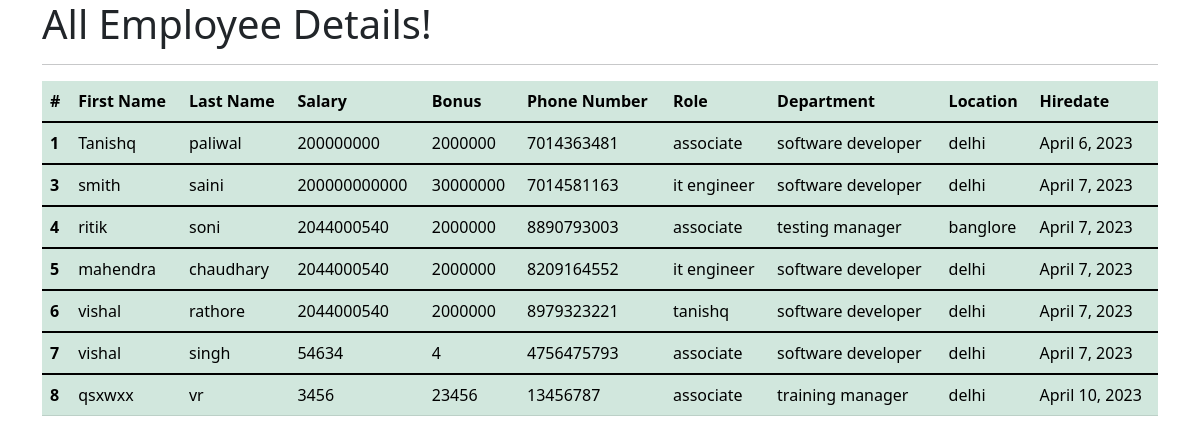
The app's page /all_emp with its own data.
### emp_id/models.py (models this page shows, shortened)
class Employee(models.Model):
    first_name = models.CharField(max_length=100, null=False)
    last_name = models.CharField(max_length=100)
    dept = models.ForeignKey(Department, on_delete=models.CASCADE)
    salary = models.IntegerField(default=0)
    bonus = models.IntegerField(default=0)
    role = models.ForeignKey(Role, on_delete=models.CASCADE)
    phone = models.IntegerField(default=0)
    hire_date = models.DateField()
    def __str__(self):
        return "%s %s %s" %(self.first_name, self.last_name, self.phone)

class Role(models.Model):
    name = models.CharField(max_length=100, null=False)

class Department(models.Model):
    name = models.CharField(max_length=100,null=False)
    location = models.CharField(max_length=100)

### emp_id/views.py (the view)
def all_emp(request):
    emps = Employee.objects.all()
    context = {
        'emps': emps
    }
    print(context)
    return render(request, 'view_all_emp.html', context)

### emp_id/templates/view_all_emp.html (shortened to what this page needs)
<!DOCTYPE html>
<html lang="en">
<head>
  <link href="https://cdn.jsdelivr.net/npm/bootstrap@5.1.3/dist/css/bootstrap.min.css" rel="stylesheet">
</head>
  <body>
  <div class="container">
          <h1>All Employee Details!</h1>
      <hr>
     <table class="table table-success">
  <thead>
    <tr>
      <th scope="col">#</th>
      <th scope="col">First Name</th>
      <th scope="col">Last Name</th>
      <th scope="col">Salary</th>
      <th scope="col">Bonus</th>
      <th scope="col">Phone Number</th>
      <th scope="col">Role</th>
      <th scope="col">Department</th>
      <th scope="col">Location</th>
      <th scope="col">Hiredate</th>
    </tr>
  </thead>
         {% for emp in emps %}
  <tbody>
    <tr>
      <th scope="row">{{emp.id}}</th>
      <td>{{emp.first_name}}</td>
      <td>{{emp.last_name}}</td>
      <td>{{emp.salary}}</td>
      <td>{{emp.bonus}}</td>
      <td>{{emp.phone}}</td>
      <td>{{emp.role.name}}</td>
      <td>{{emp.dept.name}}</td>
      <td>{{emp.dept.location}}</td>
      <td>{{emp.hire_date}}</td>
    </tr>
  </tbody>
         {% endfor %}
</table>
  </div>
  </body>
</html>

### records on screen
Employee: id "1", first_name "Tanishq", last_name "paliwal", salary "200000000", bonus "2000000", phone "7014363481", role.name "associate", dept.name "software developer", dept.location "delhi", hire_date "April 6, 2023"
Employee: id "3", first_name "smith", last_name "saini", salary "200000000000", bonus "30000000", phone "7014581163", role.name "it engineer", dept.name "software developer", dept.location "delhi", hire_date "April 7, 2023"
Employee: id "4", first_name "ritik", last_name "soni", salary "2044000540", bonus "2000000", phone "8890793003", role.name "associate", dept.name "testing manager", dept.location "banglore", hire_date "April 7, 2023"
Employee: id "5", first_name "mahendra", last_name "chaudhary", salary "2044000540", bonus "2000000", phone "8209164552", role.name "it engineer", dept.name "software developer", dept.location "delhi", hire_date "April 7, 2023"
Employee: id "6", first_name "vishal", last_name "rathore", salary "2044000540", bonus "2000000", phone "8979323221", role.name "tanishq", dept.name "software developer", dept.location "delhi", hire_date "April 7, 2023"
Employee: id "7", first_name "vishal", last_name "singh", salary "54634", bonus "4", phone "4756475793", role.name "associate", dept.name "software developer", dept.location "delhi", hire_date "April 7, 2023"
Employee: id "8", first_name "qsxwxx", last_name "vr", salary "3456", bonus "23456", phone "13456787", role.name "associate", dept.name "training manager", dept.location "delhi", hire_date "April 10, 2023"
